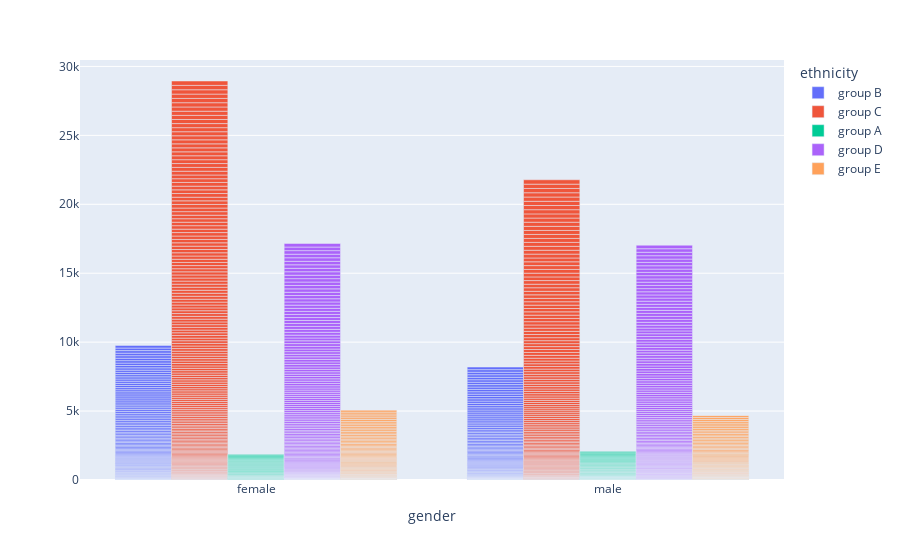

The notebook cell this image was saved under:
### Markdown cell above
We can't get clear picture from that plot, because the bar is stacked, we can change it with `barmode = ` parameter. The default of is 'relative' to make the unstacked we can use 'group'.

### Code cell
fig = px.bar(df,
             x= 'gender',
             color='ethnicity', 
             barmode='group')
fig.show()

### Figure 1 — Plotly figure (JSON) as saved in the notebook; plotly's stock layout.template omitted (floating-point values rounded to 4 significant figures; data arrays with more than 128 entries replaced by an {"elided": "..."} marker saying what was removed)
{"data": [{"alignmentgroup": "True", "hoverlabel": {"namelength": 0}, "hovertemplate": "ethnicity=group B<br>gender=%{x}", "legendgroup": "group B", "marker": {"color": "#636efa"}, "name": "group B", "offsetgroup": "group B", "orientation": "v", "showlegend": true, "textposition": "auto", "type": "bar", "x": {"elided": "190 str values"}, "xaxis": "x", "yaxis": "y"}, {"alignmentgroup": "True", "hoverlabel": {"namelength": 0}, "hovertemplate": "ethnicity=group C<br>gender=%{x}", "legendgroup": "group C", "marker": {"color": "#EF553B"}, "name": "group C", "offsetgroup": "group C", "orientation": "v", "showlegend": true, "textposition": "auto", "type": "bar", "x": {"elided": "319 str values"}, "xaxis": "x", "yaxis": "y"}, {"alignmentgroup": "True", "hoverlabel": {"namelength": 0}, "hovertemplate": "ethnicity=group A<br>gender=%{x}", "legendgroup": "group A", "marker": {"color": "#00cc96"}, "name": "group A", "offsetgroup": "group A", "orientation": "v", "showlegend": true, "textposition": "auto", "type": "bar", "x": ["male", "male", "female", "male", "female", "male", "male", "female", "male", "male", "female", "male", "female", "male", "male", "male", "male", "male", "male", "male", "male", "male", "male", "male", "male", "female", "female", "male", "female", "male", "male", "female", "female", "male", "female", "female", "male", "male", "male", "female", "male", "male", "female", "male", "male", "male", "female", "male", "male", "male", "female", "female", "male", "male", "female", "male", "male", "female", "female", "male", "female", "male", "male", "male", "female", "male", "female", "male", "male", "male", "female", "female", "female", "male", "female", "female", "female", "female", "female", "male", "male", "female", "male", "female", "female", "female", "male", "female", "male"], "xaxis": "x", "yaxis": "y"}, {"alignmentgroup": "True", "hoverlabel": {"namelength": 0}, "hovertemplate": "ethnicity=group D<br>gender=%{x}", "legendgroup": "group D", "marker": {"color": "#ab63fa"}, "name": "group D", "offsetgroup": "group D", "orientation": "v", "showlegend": true, "textposition": "auto", "type": "bar", "x": {"elided": "262 str values"}, "xaxis": "x", "yaxis": "y"}, {"alignmentgroup": "True", "hoverlabel": {"namelength": 0}, "hovertemplate": "ethnicity=group E<br>gender=%{x}", "legendgroup": "group E", "marker": {"color": "#FFA15A"}, "name": "group E", "offsetgroup": "group E", "orientation": "v", "showlegend": true, "textposition": "auto", "type": "bar", "x": {"elided": "140 str values"}, "xaxis": "x", "yaxis": "y"}], "layout": {"barmode": "group", "legend": {"title": {"text": "ethnicity"}, "tracegroupgap": 0}, "margin": {"t": 60}, "xaxis": {"anchor": "y", "domain": [0, 1], "title": {"text": "gender"}}, "yaxis": {"anchor": "x", "domain": [0, 1]}}}
